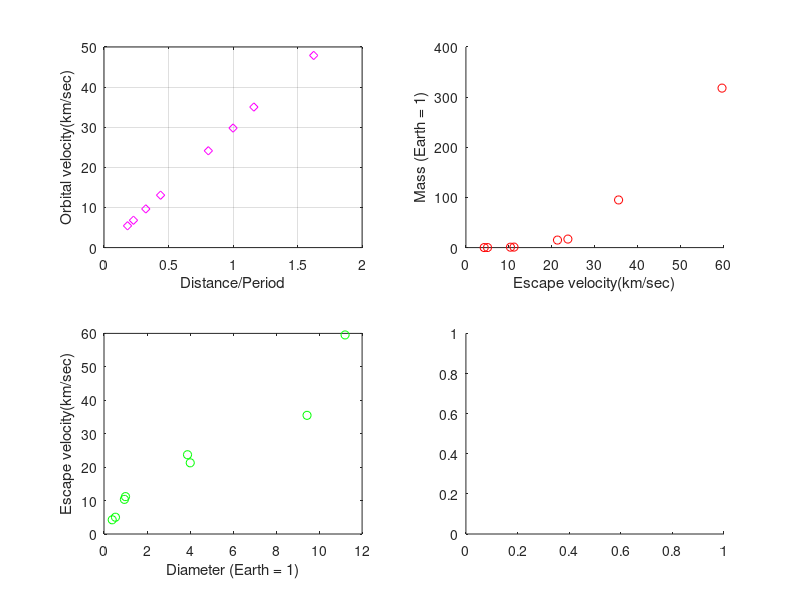

Recreate this plot in MATLAB. (Note: this script raises an error after producing the figure.)


% HW 5
% 105601520

clc
clear
close all

load planets % load data

subplot(2,2,1)
x1 = distance./period;
y1 = velocity;
plot(x1,y1, 'dm')
ylim([0 50]);
xlabel('Distance/Period')
ylabel('Orbital velocity(km/sec)')
grid on

subplot(2,2,2)
x2 = escape;
y2 = mass;
plot(x2,y2,'or')
ylim([0 400]);
xlabel('Escape velocity(km/sec)')
ylabel('Mass (Earth = 1)')
box off

subplot(2,2,3)
x3 = diameter;
y3 = escape;
xlim([0 12])
plot(x3,y3, 'og')
xlabel('Diameter (Earth = 1)')
ylabel('Escape velocity(km/sec)')

subplot(2,2,4)
xarrow = mArrow3([0 0 0],[5 0 0], 'color','red','stemWidth',0.05);
yarrow = mArrow3([0 0 0],[0 5 0], 'color','red','stemWidth',0.05);

text(2.5, -0.5, 'x','color','r')
text(-0.5, 2.5, 'y','color','r')

hold on 
plot(2, 3, 'ok','MarkerSize',3, 'Linewidth', 3)
text(2, 3, '  (2,3)') %point
plot([2, 2], [0, 3], 'k:')  %vertical line
plot([0, 2], [3, 3], 'k:')  %horizontal line
hold off

arrowx = [5;0];
arrowy = [0;5];
theta = pi/6;
rot_matrix = [cos(theta) -sin(theta); sin(theta) cos(theta)];
arrowx_new = rot_matrix*arrowx;
arrowy_new = rot_matrix*arrowy;

a = [2; 3];

b = arrowx_new;
c = b.* (dot(a, b)/ (b(1)^2 + b(2)^2)); %x' project

d = arrowy_new;
e = d .* (dot(a, d)/ (d(1)^2 + d(2)^2)); %y' project

hold on
n_xarrow = mArrow3([0 0 0],[arrowx_new(1) arrowx_new(2) 0], 'color','blue','stemWidth',0.05);
n_yarrow = mArrow3([0 0 0],[arrowy_new(1) arrowy_new(2) 0], 'color','blue','stemWidth',0.05);
xlim([arrowy_new(1) 5]);
ylim([-0.1 5]);


plot(c(1), c(2),'or')
plot(e(1), e(2),'or')

text(2.1, 1, 'x\prime','color','b')
text(-2.1, 2.1, 'y	\prime','color','b')

plot([c(1), 2], [c(2), 3], 'k:')  %x' vertical line
plot([e(1), 2], [e(2), 3], 'k:')  %y' horizontal line
hold off


